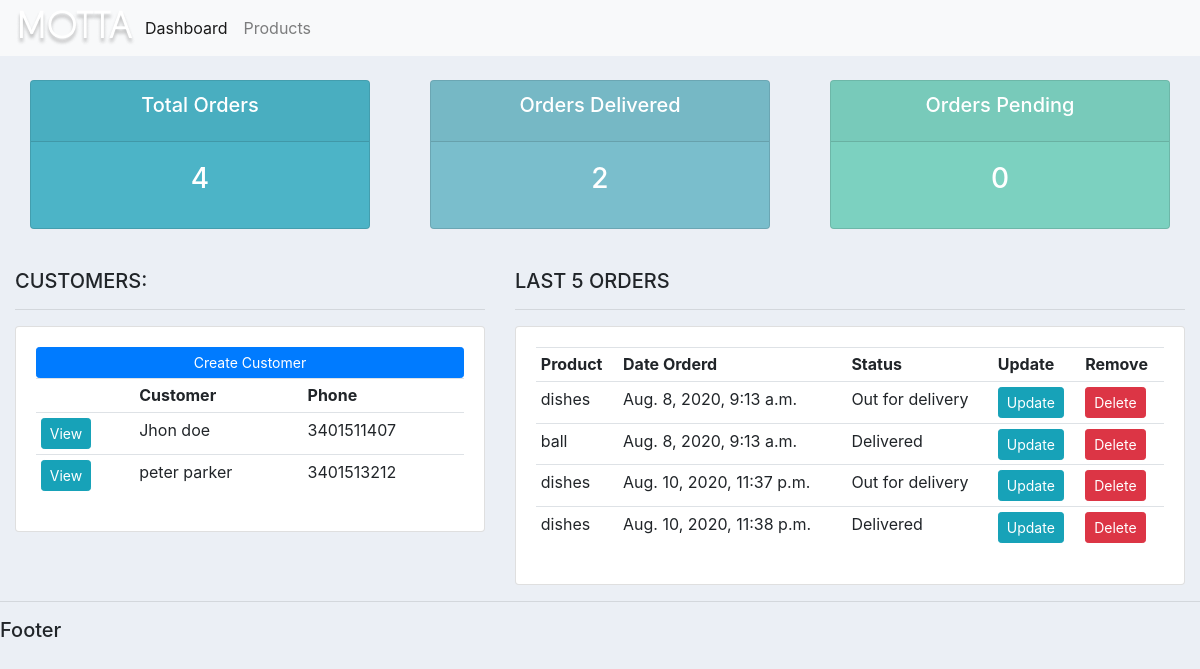
Before: / with the older database file.
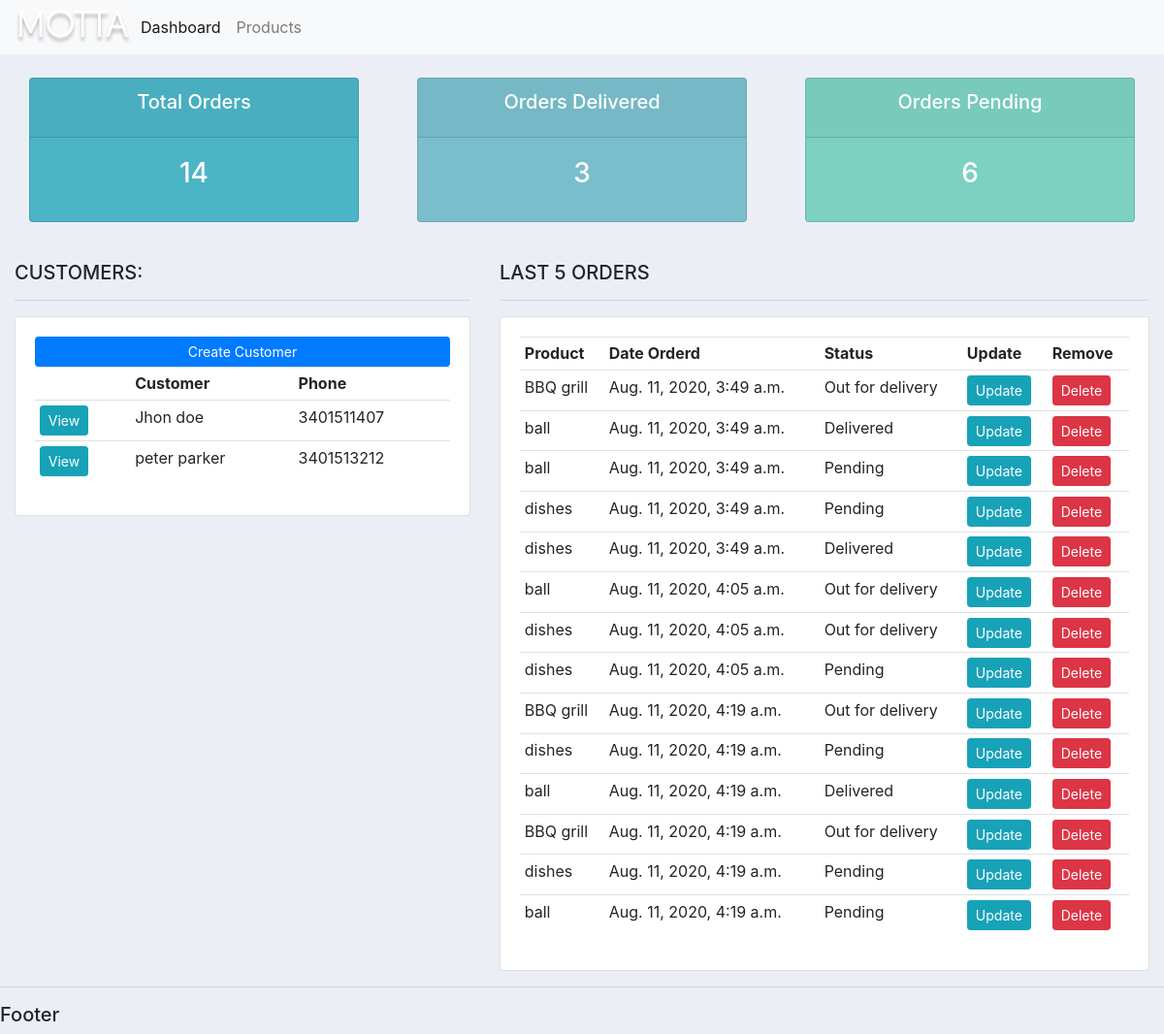
After: the same page with the newer database file.
### account/models.py (models this page shows, shortened)
class Customer(models.Model):
	name = models.CharField(max_length=200, null=True)
	phone = models.CharField(max_length=200, null=True)
	email = models.CharField(max_length=200, null=True)
	date_created = models.DateTimeField(auto_now_add=True, null=True)

class Order(models.Model):
	STATUS = (
			('Pending', 'Pending'),
			('Out for delivery', 'Out for delivery'),
			('Delivered', 'Delivered'),
			)
	customer = models.ForeignKey(Customer, null=True, on_delete= models.SET_NULL)
	product = models.ForeignKey(Product, null=True, on_delete= models.SET_NULL)
	date_created = models.DateTimeField(auto_now_add=True, null=True)
	status = models.CharField(max_length=200, null=True, choices=STATUS)
	note = models.CharField(max_length=1000, null=True)

class Product(models.Model):
	CATEGORY = (
			('Indoor', 'Indoor'),
			('Out Door', 'Out Door'),
			)
	name = models.CharField(max_length=200, null=True)
	price = models.FloatField(null=True)
	category = models.CharField(max_length=200, null=True, choices=CATEGORY)
	description = models.CharField(max_length=200, null=True, blank=True)
	date_created = models.DateTimeField(auto_now_add=True, null=True)
	tags = models.ManyToManyField(Tag)
	def __str__(self):
		return self.name

### account/views.py (the view)
# urls.py: path('', views.home, name="home"),
def home(request):
	orders = Order.objects.all()
	customers = Customer.objects.all()
	total_customers = customers.count()
	total_orders = orders.count()
	delivered = orders.filter(status='Delivered').count()
	pending = orders.filter(status='Pending').count()
	context = {'orders':orders, 'customers':customers,
	'total_orders':total_orders,'delivered':delivered,
	'pending':pending }
	return render(request, 'accounts/dashboard.html', context)

### account/templates/accounts/dashboard.html
{%  extends 'accounts/main.html' %}
{% block content %}
{%  include 'accounts/status.html' %}
<br>
<div class="row">
	<div class="col-md-5">
		<h5>CUSTOMERS:</h5>
		<hr>
		<div class="card card-body">
			<a class="btn btn-primary  btn-sm btn-block" href="">Create Customer</a>
			<table class="table table-sm">
				<tr>
					<th></th>
					<th>Customer</th>
					<th>Phone</th>
				</tr>
				{% for customer in customers %}
					<tr>
						<td><a class="btn btn-sm btn-info" href="{% url 'customer' customer.id %}">View</a></td>
						<td>{{customer.name}}</td>
						<td>{{customer.phone}}</td>
					</tr>
				{% endfor %}
			</table>
		</div>
	</div>
	<div class="col-md-7">
		<h5>LAST 5 ORDERS</h5>
		<hr>
		<div class="card card-body">
			<table class="table table-sm">
				<tr>
					<th>Product</th>
					<th>Date Orderd</th>
					<th>Status</th>
					<th>Update</th>
					<th>Remove</th>
				</tr>
				{% for order in orders %}
					<tr>
						<td>{{order.product}}</td>
						<td>{{order.date_created}}</td>
						<td>{{order.status}}</td>
						<td><a class="btn btn-sm btn-info" href="{% url 'update_order' order.id %}">Update</a></td>
						<td><a class="btn btn-sm btn-danger"href="{% url 'delete_order' order.id %}">Delete</a></td>
					</tr>
				{% endfor %}
			</table>
		</div>
	</div>
</div>
{% endblock %}

### account/templates/accounts/main.html (shortened to what this page needs)
{% load static %}
<!DOCTYPE html>
<html lang="en">
<head>
    <link rel="stylesheet" href="https://stackpath.bootstrapcdn.com/bootstrap/4.5.0/css/bootstrap.min.css">
    <link rel="stylesheet" type="text/css" href="{% static 'css/main.css' %}">
</head>
<body>
{% include 'accounts/navbar.html' %}
<div class="container-fluid">
{% block content %}
{% endblock %}
</div>
<hr>
    <h5>Footer</h5>
</body>
</html>

### account/templates/accounts/navbar.html (shortened to what this page needs)
{% load static %}
{% block content %}
<nav class="navbar navbar-expand-lg navbar-light bg-light">
    <img src="{%static 'images/logo.png' %}">
    <div class="collapse navbar-collapse" id="navbarNavDropdown">
      <ul class="navbar-nav">
        <li class="nav-item active">
          <a class="nav-link" href="{% url 'home' %}">Dashboard </a>
        </li>
        <li class="nav-item">
          <a class="nav-link" href="{% url 'products' %}">Products</a>
        </li>
          </div>
  </nav>
{% endblock content %}

### account/templates/accounts/status.html
<br>
<div class="row">
	<div class="col">
		<div class="col-md">
			<div class="card text-center text-white  mb-3" id="total-orders">
			  	<div class="card-header">
			  		<h5 class="card-title">Total Orders</h5>
			  	</div>
			  	<div class="card-body">
			    	<h3 class="card-title">{{total_orders}}</h3>
			  	</div>
			</div>
		</div>
	</div>
	<div class="col">
		<div class="col-md">
			<div class="card text-center text-white  mb-3" id="orders-delivered">
			  	<div class="card-header">
			  		<h5 class="card-title">Orders Delivered</h5>
			  	</div>
			  	<div class="card-body">
			    	<h3 class="card-title">{{delivered}}</h3>
			  	</div>
			</div>
		</div>
	</div>
	<div class="col">
		<div class="col-md">
			<div class="card text-center text-white  mb-3" id="orders-pending">
			  	<div class="card-header">
			  		<h5 class="card-title">Orders Pending</h5>
			  	</div>
			  	<div class="card-body">
			    	<h3 class="card-title">{{pending}}</h3>
			  	</div>
			</div>
		</div>
	</div>
</div>

### static/css/main.css (style rules this page uses)
body { background-color: #ebeff5; }
#total-orders { background-color: #4cb4c7; }
#orders-delivered { background-color: #7abecc; }
#orders-pending { background-color: #7CD1C0; }

Changed rows visible on the page:
removed Order: product "dishes", date_created "Aug. 8, 2020, 9:13 a.m.", status "Out for delivery"
removed Order: product "ball", date_created "Aug. 8, 2020, 9:13 a.m.", status "Delivered"
removed Order: product "dishes", date_created "Aug. 10, 2020, 11:37 p.m.", status "Out for delivery"
removed Order: product "dishes", date_created "Aug. 10, 2020, 11:38 p.m.", status "Delivered"
added Order: product "BBQ grill", date_created "Aug. 11, 2020, 3:49 a.m.", status "Out for delivery"
added Order: product "ball", date_created "Aug. 11, 2020, 3:49 a.m.", status "Delivered"
added Order: product "ball", date_created "Aug. 11, 2020, 3:49 a.m.", status "Pending"
added Order: product "dishes", date_created "Aug. 11, 2020, 3:49 a.m.", status "Pending"
added Order: product "dishes", date_created "Aug. 11, 2020, 3:49 a.m.", status "Delivered"
added Order: product "ball", date_created "Aug. 11, 2020, 4:05 a.m.", status "Out for delivery"
added Order: product "dishes", date_created "Aug. 11, 2020, 4:05 a.m.", status "Out for delivery"
added Order: product "dishes", date_created "Aug. 11, 2020, 4:05 a.m.", status "Pending"
added Order: product "BBQ grill", date_created "Aug. 11, 2020, 4:19 a.m.", status "Out for delivery"
added Order: product "dishes", date_created "Aug. 11, 2020, 4:19 a.m.", status "Pending"
added Order: product "ball", date_created "Aug. 11, 2020, 4:19 a.m.", status "Delivered"
added Order: product "BBQ grill", date_created "Aug. 11, 2020, 4:19 a.m.", status "Out for delivery"
added Order: product "dishes", date_created "Aug. 11, 2020, 4:19 a.m.", status "Pending"
added Order: product "ball", date_created "Aug. 11, 2020, 4:19 a.m.", status "Pending"
Other visible differences:
{{ total_orders }}: "4" → "14"
{{ delivered }}: "2" → "3"
{{ pending }}: "0" → "6"
